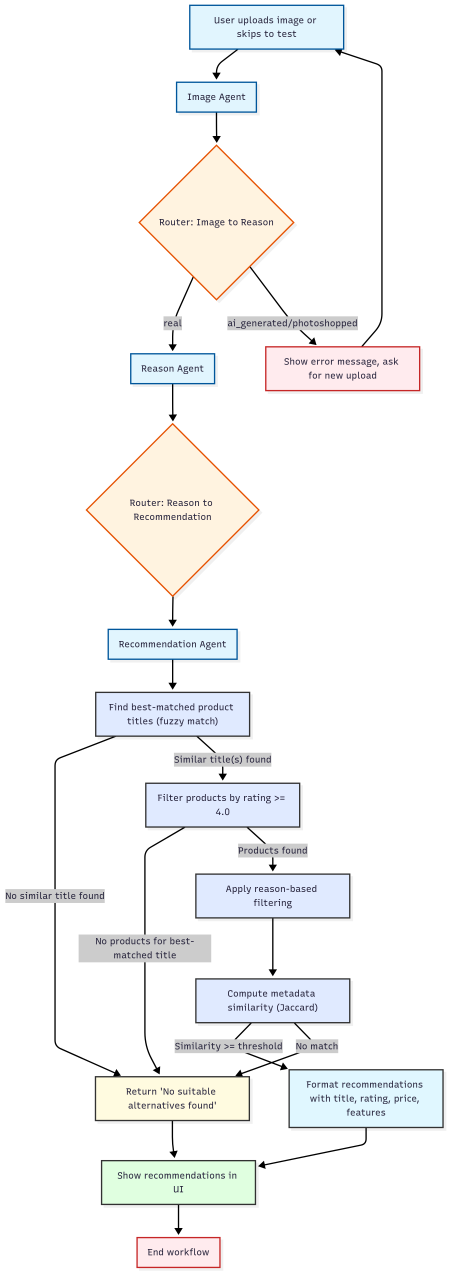
#> input picture workflow.png, 1353 x 3840 px, given as the content of the folder human, which was not available (shown at 1/3 size)
$ jupyter execute --allow-errors image_metadata_extraction.ipynb   (shell and % lines are left out)   (older library calls are emulated)
#> lines starting #> are read from the running program, lines starting #| are printed output that depends on the picture; pictures that were not available may be replaced by others from this repository, and a replacement may not be noted
[cell 1]
import os
import piexif
import pandas as pd
import numpy as np
from PIL import Image
from tqdm import tqdm
from scipy.stats import entropy
import cv2

[cell 2]
valid_exts = (".jpg", ".jpeg", ".png", ".tif", ".tiff")

def extract_exif_info(image_path, img_format):
   if img_format not in ["JPEG", "TIFF"]:
       return {"Make": None, "Model": None, "Software": None, "DateTimeOriginal": None}
   try:
       exif_dict = piexif.load(image_path)
       exif_data = {}
       for ifd in exif_dict:
           for tag in exif_dict[ifd]:
               key = piexif.TAGS[ifd][tag]["name"]
               value = exif_dict[ifd][tag]
               if isinstance(value, bytes):
                   value = value.decode(errors="ignore")
               exif_data[key] = value
       return {
           "Make": exif_data.get("Make", None),
           "Model": exif_data.get("Model", None),
           "Software": exif_data.get("Software", None),
           "DateTimeOriginal": exif_data.get("DateTimeOriginal", None)
       }
   except:
       return {"Make": None, "Model": None, "Software": None, "DateTimeOriginal": None}

def extract_qtable(image_path, img_format):
   if img_format != "JPEG":
       return {"qtable_mean": None, "qtable_std": None, "qtable_max": None, "qtable_min": None}
   try:
       img = Image.open(image_path)
       qt = img.quantization
       if not qt:
           return {"qtable_mean": None, "qtable_std": None}
       q = list(qt.values())[0]
       q = np.array(q)
       return {
           "qtable_mean": np.mean(q),
           "qtable_std": np.std(q),
           "qtable_max": np.max(q),
           "qtable_min": np.min(q)
       }
   except:
       return {"qtable_mean": None, "qtable_std": None, "qtable_max": None, "qtable_min": None}

def extract_entropy(img_array):
   r, g, b = img_array[:, :, 0], img_array[:, :, 1], img_array[:, :, 2]
   return {
       "r_entropy": entropy(np.histogram(r, bins=256)[0] + 1e-7),
       "g_entropy": entropy(np.histogram(g, bins=256)[0] + 1e-7),
       "b_entropy": entropy(np.histogram(b, bins=256)[0] + 1e-7)
   }

def extract_blur_sharpness(img_array):
   gray = cv2.cvtColor(img_array, cv2.COLOR_RGB2GRAY)
   lap_var = cv2.Laplacian(gray, cv2.CV_64F).var()
   return {"blur_metric": lap_var}

def extract_hu_moments(img_array):
   gray = cv2.cvtColor(img_array, cv2.COLOR_RGB2GRAY)
   moments = cv2.moments(gray)
   hu_moments = cv2.HuMoments(moments).flatten()
   return {f"hu_{i+1}": float(val) for i, val in enumerate(hu_moments)}

def extract_dct_features(img_array):
    gray = cv2.cvtColor(img_array, cv2.COLOR_RGB2GRAY)
    h, w = gray.shape
    # Crop to even dimensions if necessary
    if h % 2 != 0:
        gray = gray[:-1, :]
    if w % 2 != 0:
        gray = gray[:, :-1]
    dct = cv2.dct(np.float32(gray) / 255.0)
    dct_abs = np.abs(dct)
    return {
        "dct_mean": np.mean(dct_abs),
        "dct_std": np.std(dct_abs),
        "dct_max": np.max(dct_abs),
        "dct_energy": np.sum(dct_abs ** 2)
    }

def extract_noise_features(img_array):
   gray = cv2.cvtColor(img_array, cv2.COLOR_RGB2GRAY)
   blurred = cv2.GaussianBlur(gray, (3, 3), 0)
   noise = gray.astype(np.float32) - blurred.astype(np.float32)
   return {
       "noise_mean": np.mean(noise),
       "noise_std": np.std(noise)
   }

def extract_edge_density(img_array):
   gray = cv2.cvtColor(img_array, cv2.COLOR_RGB2GRAY)
   edges = cv2.Canny(gray, 100, 200)
   return {
       "edge_density": np.sum(edges > 0) / edges.size
   }

def extract_image_stats(img):
   return {
       "width": img.width,
       "height": img.height
   }

def process_images(folder, label):
#> called with folder = 'human', label = 0
   data = []
   for fname in tqdm(os.listdir(folder), desc=f"Processing {folder}"):
       if not fname.lower().endswith(valid_exts):
           continue
       full_path = os.path.join(folder, fname)
       try:
           img = Image.open(full_path).convert("RGB")
           img_array = np.array(img)
           img_format = img.format or os.path.splitext(fname)[-1].replace(".", "").upper()

           row = {
               "filename": fname,
               "label": label,
               "format": img_format,
               "has_exif": img_format in ['JPEG', 'TIFF'],
               "has_qtable": img_format == 'JPEG'
           }

           row.update(extract_exif_info(full_path, img_format))
           row.update(extract_image_stats(img))
           row.update(extract_entropy(img_array))
#> in extract_entropy, `r, g, b = img_array[:, :, 0], img_array[:, :, 1], img_array[:, :, 2]`:
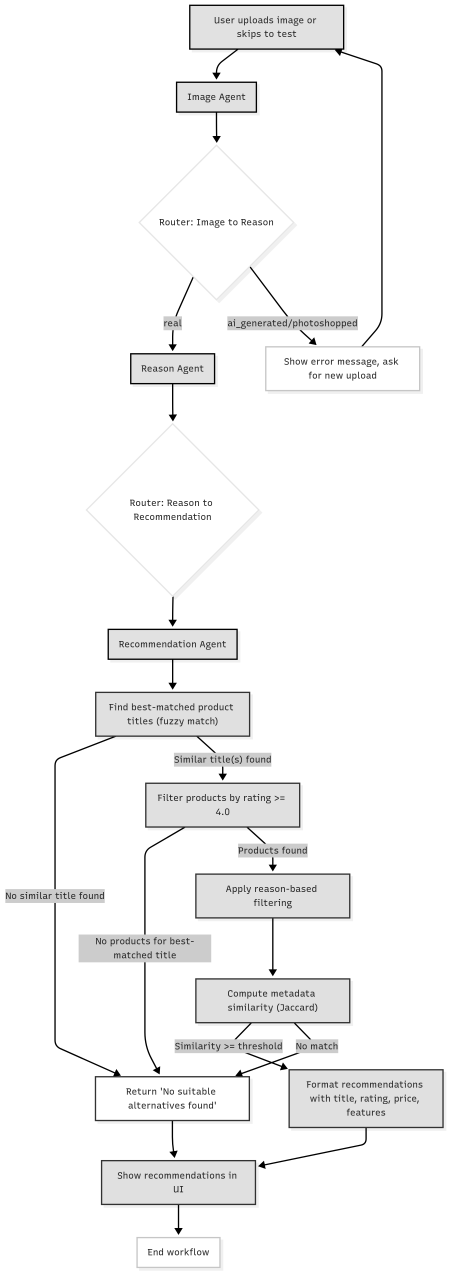
#> r: shape (3840, 1353) (shown at 1/3 size); min 0, max 255, mean 245.8
#> in extract_entropy, `r, g, b = img_array[:, :, 0], img_array[:, :, 1], img_array[:, :, 2]`:
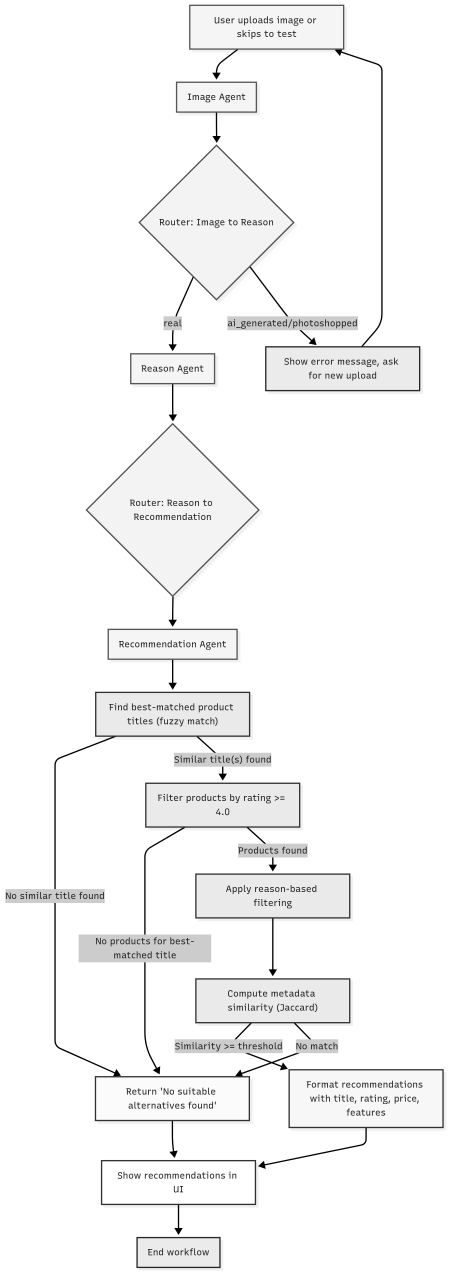
#> g: shape (3840, 1353) (shown at 1/3 size); min 0, max 255, mean 246.1
#> in extract_entropy, `r, g, b = img_array[:, :, 0], img_array[:, :, 1], img_array[:, :, 2]`:
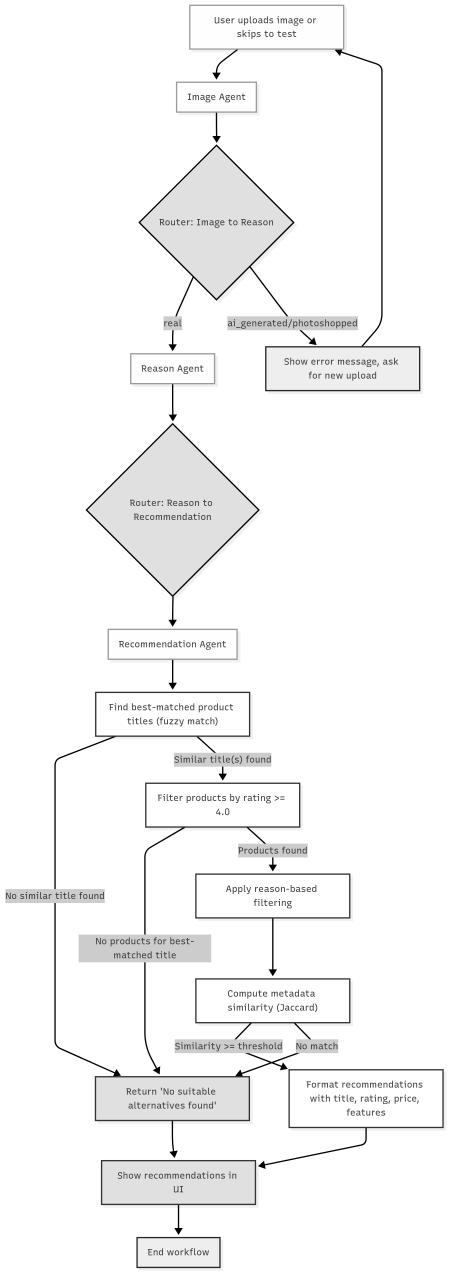
#> b: shape (3840, 1353) (shown at 1/3 size); min 0, max 255, mean 246.2
           row.update(extract_blur_sharpness(img_array))
#> in extract_blur_sharpness, `lap_var = cv2.Laplacian(gray, cv2.CV_64F).var()`: lap_var = 809.9
           row.update(extract_hu_moments(img_array))
#> in extract_hu_moments, `moments = cv2.moments(gray)`: moments = moments, m00 1.28e+09, centre m10/m00, m01/m00 = (675.8, 1910.1)
#> in extract_hu_moments, `hu_moments = cv2.HuMoments(moments).flatten()`: hu_moments = [0.00108, 7.06e-07, 2.67e-13, 3.01e-13, 8.53e-26, 2.5e-16, 4.66e-28]
           row.update(extract_dct_features(img_array))
           row.update(extract_noise_features(img_array))
#> in extract_noise_features, `noise = gray.astype(np.float32) - blurred.astype(np.float32)`:
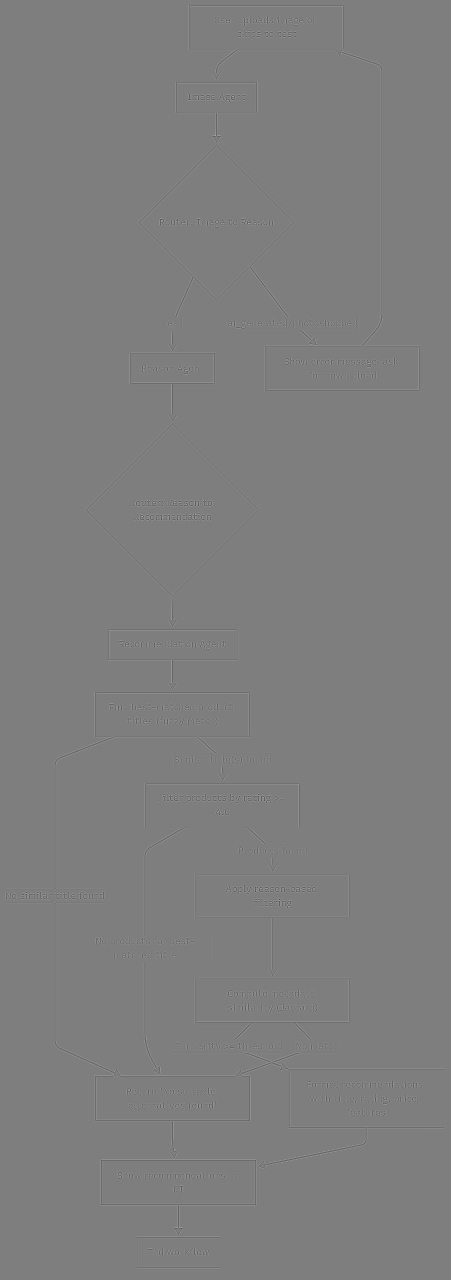
#> noise: shape (3840, 1353) float32 (shown at 1/3 size); min -119, max 120, mean 0; drawn with min black and max white
           row.update(extract_edge_density(img_array))
#> in extract_edge_density, `edges = cv2.Canny(gray, 100, 200)`:
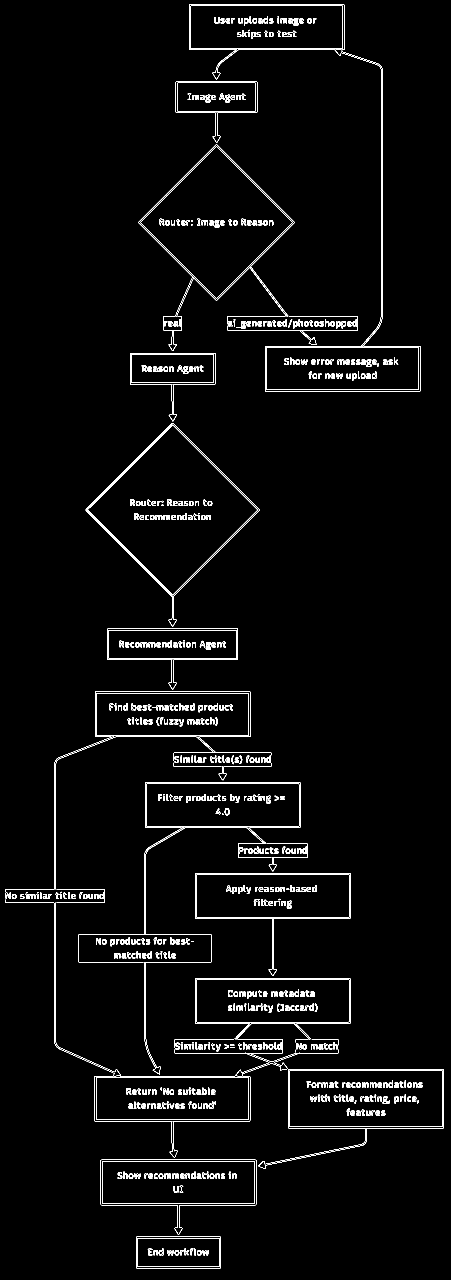
#> edges: shape (3840, 1353) (shown at 1/3 size); 1.8% white in thin lines or dots
           row.update(extract_qtable(full_path, img_format))

           data.append(row)
       except Exception as e:
           print(f"[ERROR] {fname}: {e}")
   return data

[cell 3]
# Folder to label mapping
folder_label_map = {
    'human': 0,
    'edited': 1,
    'AI': 2
}

all_data = []

for folder, label in folder_label_map.items():
    folder_path = f'{folder}'
    data = process_images(folder_path, label)
#> data = 1 item
    all_data.extend(data)

# Convert to DataFrame and save
df = pd.DataFrame(all_data)
#> df = table of 3 rows and 33 columns
df.to_csv('image_detection_metadata.csv', index=False)
print('Metadata extraction complete. Saved to image_detection_metadata.csv')

[cell 4]
import os
import pandas as pd
from PIL import Image
from torch.utils.data import Dataset, DataLoader
from torchvision import transforms
import torch
import numpy as np
from sklearn.model_selection import train_test_split
from sklearn.preprocessing import StandardScaler

[cell 5]
import os

# Set working directory temporarily for this notebook session
os.chdir('/Users/wei/Downloads/NLP/image_detection')
print("Current working directory:", os.getcwd())

#> (a cell that did not finish here is left out)

[cell 7]
# For stage 1: real (0) vs not real (1)
df_stage1 = df.copy()
#> df_stage1 = table of 3 rows and 33 columns
df_stage1['label_stage1'] = df_stage1['label'].apply(lambda x: 0 if x == 0 else 1)
df_stage1.to_csv('train_meta_stage1.csv', index=False)
# For stage 2: only edited (1) and AI (2)
df_stage2 = df[df['label'] != 0].copy()
#> df_stage2 = table of 2 rows and 33 columns
df_stage2['label_stage2'] = df_stage2['label'].apply(lambda x: 0 if x == 1 else 1)
df_stage2.to_csv('train_meta_stage2.csv', index=False)
